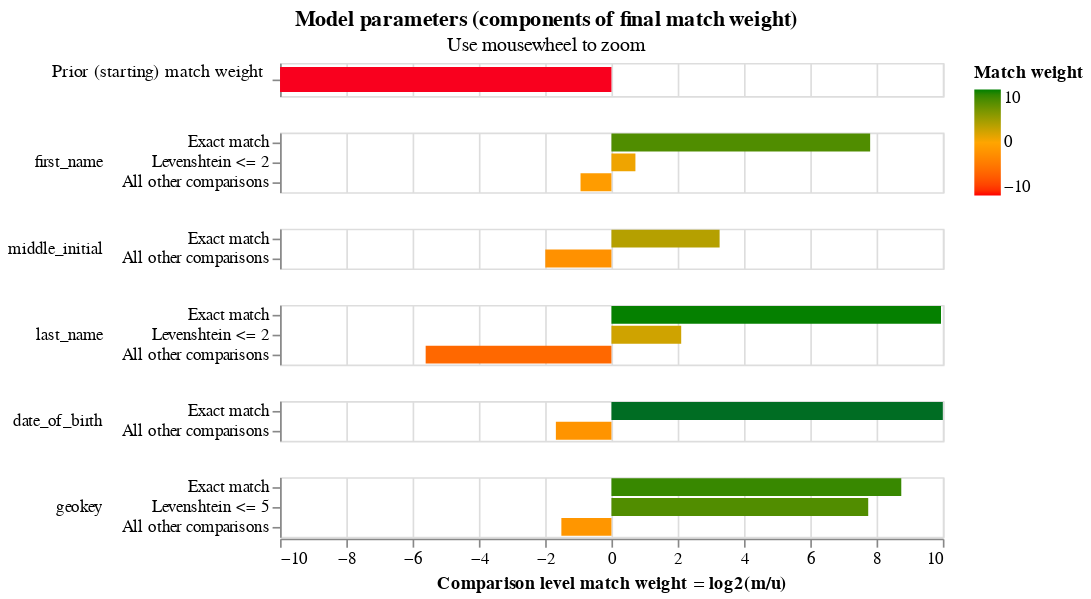

Notebook cell for this chart:
### Code cell
linker.match_weights_chart()

### Figure 1 — Vega-Lite specification as saved in the notebook (floating-point values rounded to 4 significant figures)
{"config": {"view": {"width": 400, "height": 60}, "mark": {"tooltip": null}, "title": {"anchor": "middle"}, "header": {"title": null}}, "data": {"values": [{"comparison_name": "probability_two_random_records_match", "sql_condition": null, "label_for_charts": "", "m_probability": null, "u_probability": null, "m_probability_description": null, "u_probability_description": null, "has_tf_adjustments": false, "tf_adjustment_column": null, "tf_adjustment_weight": null, "is_null_level": false, "bayes_factor": 4.67e-05, "log2_bayes_factor": -14.39, "comparison_vector_value": 0, "max_comparison_vector_value": 0, "bayes_factor_description": "The probability that two random records drawn at random match is 0.000 or one in  21,415.6 records.This is equivalent to a starting match weight of -14.386.", "probability_two_random_records_match": 4.67e-05, "comparison_sort_order": -1}, {"comparison_name": "first_name", "sql_condition": "\"first_name_l\" = \"first_name_r\"", "label_for_charts": "Exact match", "m_probability": 0.4724, "u_probability": 0.00211, "m_probability_description": "Amongst matching record comparisons, 47.24% of records are in the exact match comparison level", "u_probability_description": "Amongst non-matching record comparisons, 0.21% of records are in the exact match comparison level", "has_tf_adjustments": true, "tf_adjustment_column": "first_name", "tf_adjustment_weight": 1.0, "is_null_level": false, "bayes_factor": 223.9, "log2_bayes_factor": 7.807, "comparison_vector_value": 2, "max_comparison_vector_value": 2, "bayes_factor_description": "If comparison level is `exact match` then comparison is 223.89 times more likely to be a match", "probability_two_random_records_match": 4.67e-05, "comparison_sort_order": 0}, {"comparison_name": "first_name", "sql_condition": "levenshtein(\"first_name_l\", \"first_name_r\") <= 2", "label_for_charts": "Levenshtein <= 2", "m_probability": 0.006877, "u_probability": 0.004165, "m_probability_description": "Amongst matching record comparisons, 0.69% of records are in the levenshtein <= 2 comparison level", "u_probability_description": "Amongst non-matching record comparisons, 0.42% of records are in the levenshtein <= 2 comparison level", "has_tf_adjustments": false, "tf_adjustment_column": null, "tf_adjustment_weight": 1.0, "is_null_level": false, "bayes_factor": 1.651, "log2_bayes_factor": 0.7237, "comparison_vector_value": 1, "max_comparison_vector_value": 2, "bayes_factor_description": "If comparison level is `levenshtein <= 2` then comparison is 1.65 times more likely to be a match", "probability_two_random_records_match": 4.67e-05, "comparison_sort_order": 0}, {"comparison_name": "first_name", "sql_condition": "ELSE", "label_for_charts": "All other comparisons", "m_probability": 0.5207, "u_probability": 0.9937, "m_probability_description": "Amongst matching record comparisons, 52.07% of records are in the all other comparisons comparison level", "u_probability_description": "Amongst non-matching record comparisons, 99.37% of records are in the all other comparisons comparison level", "has_tf_adjustments": false, "tf_adjustment_column": null, "tf_adjustment_weight": 1.0, "is_null_level": false, "bayes_factor": 0.524, "log2_bayes_factor": -0.9323, "comparison_vector_value": 0, "max_comparison_vector_value": 2, "bayes_factor_description": "If comparison level is `all other comparisons` then comparison is  1.91 times less likely to be a match", "probability_two_random_records_match": 4.67e-05, "comparison_sort_order": 0}, {"comparison_name": "middle_initial", "sql_condition": "\"middle_initial_l\" = \"middle_initial_r\"", "label_for_charts": "Exact match", "m_probability": 0.7693, "u_probability": 0.08007, "m_probability_description": "Amongst matching record comparisons, 76.93% of records are in the exact match comparison level", "u_probability_description": "Amongst non-matching record comparisons, 8.01% of records are in the exact match comparison level", "has_tf_adjustments": false, "tf_adjustment_column": null, "tf_adjustment_weight": 1.0, "is_null_level": false, "bayes_factor": 9.608, "log2_bayes_factor": 3.264, "comparison_vector_value": 1, "max_comparison_vector_value": 1, "bayes_factor_description": "If comparison level is `exact match` then comparison is 9.61 times more likely to be a match", "probability_two_random_records_match": 4.67e-05, "comparison_sort_order": 1}, {"comparison_name": "middle_initial", "sql_condition": "ELSE", "label_for_charts": "All other comparisons", "m_probability": 0.2307, "u_probability": 0.9199, "m_probability_description": "Amongst matching record comparisons, 23.07% of records are in the all other comparisons comparison level", "u_probability_description": "Amongst non-matching record comparisons, 91.99% of records are in the all other comparisons comparison level", "has_tf_adjustments": false, "tf_adjustment_column": null, "tf_adjustment_weight": 1.0, "is_null_level": false, "bayes_factor": 0.2508, "log2_bayes_factor": -1.995, "comparison_vector_value": 0, "max_comparison_vector_value": 1, "bayes_factor_description": "If comparison level is `all other comparisons` then comparison is  3.99 times less likely to be a match", "probability_two_random_records_match": 4.67e-05, "comparison_sort_order": 1}, {"comparison_name": "last_name", "sql_condition": "\"last_name_l\" = \"last_name_r\"", "label_for_charts": "Exact match", "m_probability": 0.9718, "u_probability": 0.000986, "m_probability_description": "Amongst matching record comparisons, 97.18% of records are in the exact match comparison level", "u_probability_description": "Amongst non-matching record comparisons, 0.10% of records are in the exact match comparison level", "has_tf_adjustments": true, "tf_adjustment_column": "last_name", "tf_adjustment_weight": 1.0, "is_null_level": false, "bayes_factor": 985.6, "log2_bayes_factor": 9.945, "comparison_vector_value": 2, "max_comparison_vector_value": 2, "bayes_factor_description": "If comparison level is `exact match` then comparison is 985.63 times more likely to be a match", "probability_two_random_records_match": 4.67e-05, "comparison_sort_order": 2}, {"comparison_name": "last_name", "sql_condition": "levenshtein(\"last_name_l\", \"last_name_r\") <= 2", "label_for_charts": "Levenshtein <= 2", "m_probability": 0.007713, "u_probability": 0.001793, "m_probability_description": "Amongst matching record comparisons, 0.77% of records are in the levenshtein <= 2 comparison level", "u_probability_description": "Amongst non-matching record comparisons, 0.18% of records are in the levenshtein <= 2 comparison level", "has_tf_adjustments": false, "tf_adjustment_column": null, "tf_adjustment_weight": 1.0, "is_null_level": false, "bayes_factor": 4.303, "log2_bayes_factor": 2.105, "comparison_vector_value": 1, "max_comparison_vector_value": 2, "bayes_factor_description": "If comparison level is `levenshtein <= 2` then comparison is 4.30 times more likely to be a match", "probability_two_random_records_match": 4.67e-05, "comparison_sort_order": 2}, {"comparison_name": "last_name", "sql_condition": "ELSE", "label_for_charts": "All other comparisons", "m_probability": 0.02048, "u_probability": 0.9972, "m_probability_description": "Amongst matching record comparisons, 2.05% of records are in the all other comparisons comparison level", "u_probability_description": "Amongst non-matching record comparisons, 99.72% of records are in the all other comparisons comparison level", "has_tf_adjustments": false, "tf_adjustment_column": null, "tf_adjustment_weight": 1.0, "is_null_level": false, "bayes_factor": 0.02054, "log2_bayes_factor": -5.606, "comparison_vector_value": 0, "max_comparison_vector_value": 2, "bayes_factor_description": "If comparison level is `all other comparisons` then comparison is  48.69 times less likely to be a match", "probability_two_random_records_match": 4.67e-05, "comparison_sort_order": 2}, {"comparison_name": "date_of_birth", "sql_condition": "\"date_of_birth_l\" = \"date_of_birth_r\"", "label_for_charts": "Exact match", "m_probability": 0.6872, "u_probability": 9.803e-05, "m_probability_description": "Amongst matching record comparisons, 68.72% of records are in the exact match comparison level", "u_probability_description": "Amongst non-matching record comparisons, 0.01% of records are in the exact match comparison level", "has_tf_adjustments": false, "tf_adjustment_column": null, "tf_adjustment_weight": 1.0, "is_null_level": false, "bayes_factor": 7010.0, "log2_bayes_factor": 12.78, "comparison_vector_value": 1, "max_comparison_vector_value": 1, "bayes_factor_description": "If comparison level is `exact match` then comparison is 7,010.04 times more likely to be a match", "probability_two_random_records_match": 4.67e-05, "comparison_sort_order": 3}, {"comparison_name": "date_of_birth", "sql_condition": "ELSE", "label_for_charts": "All other comparisons", "m_probability": 0.3128, "u_probability": 0.9999, "m_probability_description": "Amongst matching record comparisons, 31.28% of records are in the all other comparisons comparison level", "u_probability_description": "Amongst non-matching record comparisons, 99.99% of records are in the all other comparisons comparison level", "has_tf_adjustments": false, "tf_adjustment_column": null, "tf_adjustment_weight": 1.0, "is_null_level": false, "bayes_factor": 0.3128, "log2_bayes_factor": -1.677, "comparison_vector_value": 0, "max_comparison_vector_value": 1, "bayes_factor_description": "If comparison level is `all other comparisons` then comparison is  3.20 times less likely to be a match", "probability_two_random_records_match": 4.67e-05, "comparison_sort_order": 3}, {"comparison_name": "geokey", "sql_condition": "\"geokey_l\" = \"geokey_r\"", "label_for_charts": "Exact match", "m_probability": 0.598, "u_probability": 0.001393, "m_probability_description": "Amongst matching record comparisons, 59.80% of records are in the exact match comparison level", "u_probability_description": "Amongst non-matching record comparisons, 0.14% of records are in the exact match comparison level", "has_tf_adjustments": false, "tf_adjustment_column": null, "tf_adjustment_weight": 1.0, "is_null_level": false, "bayes_factor": 429.4, "log2_bayes_factor": 8.746, "comparison_vector_value": 2, "max_comparison_vector_value": 2, "bayes_factor_description": "If comparison level is `exact match` then comparison is 429.37 times more likely to be a match", "probability_two_random_records_match": 4.67e-05, "comparison_sort_order": 4}, {"comparison_name": "geokey", "sql_condition": "levenshtein(\"geokey_l\", \"geokey_r\") <= 5", "label_for_charts": "Levenshtein <= 5", "m_probability": 0.05164, "u_probability": 0.0002401, "m_probability_description": "Amongst matching record comparisons, 5.16% of records are in the levenshtein <= 5 comparison level", "u_probability_description": "Amongst non-matching record comparisons, 0.02% of records are in the levenshtein <= 5 comparison level", "has_tf_adjustments": false, "tf_adjustment_column": null, "tf_adjustment_weight": 1.0, "is_null_level": false, "bayes_factor": 215.0, "log2_bayes_factor": 7.748, "comparison_vector_value": 1, "max_comparison_vector_value": 2, "bayes_factor_description": "If comparison level is `levenshtein <= 5` then comparison is 215.04 times more likely to be a match", "probability_two_random_records_match": 4.67e-05, "comparison_sort_order": 4}, {"comparison_name": "geokey", "sql_condition": "ELSE", "label_for_charts": "All other comparisons", "m_probability": 0.3504, "u_probability": 0.9984, "m_probability_description": "Amongst matching record comparisons, 35.04% of records are in the all other comparisons comparison level", "u_probability_description": "Amongst non-matching record comparisons, 99.84% of records are in the all other comparisons comparison level", "has_tf_adjustments": false, "tf_adjustment_column": null, "tf_adjustment_weight": 1.0, "is_null_level": false, "bayes_factor": 0.351, "log2_bayes_factor": -1.511, "comparison_vector_value": 0, "max_comparison_vector_value": 2, "bayes_factor_description": "If comparison level is `all other comparisons` then comparison is  2.85 times less likely to be a match", "probability_two_random_records_match": 4.67e-05, "comparison_sort_order": 4}]}, "vconcat": [{"height": 20, "mark": {"type": "bar", "clip": true, "height": 15}, "selection": {"zoom_selector": {"type": "interval", "bind": "scales", "encodings": ["x"]}}, "transform": [{"filter": "(datum.comparison_name == 'probability_two_random_records_match')"}], "encoding": {"color": {"type": "quantitative", "field": "log2_bayes_factor", "title": "Match weight", "scale": {"range": ["red", "orange", "green"], "domain": [-10, 0, 10]}}, "tooltip": [{"type": "nominal", "field": "comparison_name", "title": "Comparison name"}, {"type": "nominal", "field": "probability_two_random_records_match", "format": ".4f", "title": "Probability two random records match"}, {"type": "quantitative", "field": "log2_bayes_factor", "title": "Equivalent match weight", "format": ",.4f"}, {"type": "nominal", "field": "bayes_factor_description", "title": "Match weight description"}], "x": {"type": "quantitative", "axis": {"labels": false, "domain": false, "title": "", "ticks": false}, "field": "log2_bayes_factor", "scale": {"domain": [-10, 10]}}, "y": {"type": "nominal", "field": "label_for_charts", "axis": {"title": "Prior (starting) match weight", "titleAngle": 0, "titleAlign": "right", "titleFontWeight": "normal"}, "sort": {"field": "comparison_vector_value", "order": "descending"}}}}, {"height": {"step": 12}, "mark": {"type": "bar", "clip": true}, "selection": {"zoom_selector": {"type": "interval", "bind": "scales", "encodings": ["x"]}}, "transform": [{"filter": "(datum.comparison_name != 'probability_two_random_records_match')"}], "encoding": {"color": {"type": "quantitative", "field": "log2_bayes_factor", "title": "Match weight", "scale": {"range": ["red", "orange", "green"], "domain": [-10, 0, 10]}}, "row": {"type": "nominal", "field": "comparison_name", "sort": {"field": "comparison_sort_order"}, "header": {"labelAngle": 0, "labelAnchor": "middle", "labelAlign": "left"}}, "tooltip": [{"type": "nominal", "field": "comparison_name", "title": "Comparison name"}, {"type": "ordinal", "field": "label_for_charts", "title": "Label"}, {"type": "nominal", "field": "sql_condition", "title": "SQL condition"}, {"type": "quantitative", "field": "m_probability", "format": ".4f", "title": "M probability"}, {"type": "quantitative", "field": "u_probability", "format": ".4f", "title": "U probability"}, {"type": "quantitative", "field": "bayes_factor", "title": "Bayes factor = m/u", "format": ",.4f"}, {"type": "quantitative", "field": "log2_bayes_factor", "title": "Match weight = log2(m/u)", "format": ",.4f"}, {"type": "nominal", "field": "bayes_factor_description", "title": "Match weight description"}], "x": {"type": "quantitative", "axis": {"title": "Comparison level match weight = log2(m/u)"}, "field": "log2_bayes_factor", "scale": {"domain": [-10, 10]}}, "y": {"type": "nominal", "field": "label_for_charts", "axis": {"title": null}, "sort": {"field": "comparison_vector_value", "order": "descending"}}}, "resolve": {"axis": {"y": "independent"}, "scale": {"y": "independent"}}}], "selection": {"zoom_selector": {"type": "interval", "bind": "scales", "encodings": ["x"]}}, "resolve": {"axis": {"y": "independent"}, "scale": {"y": "independent"}}, "title": {"text": "Model parameters (components of final match weight)", "subtitle": "Use mousewheel to zoom"}, "$schema": "https://vega.github.io/schema/vega-lite/v5.2.json"}
